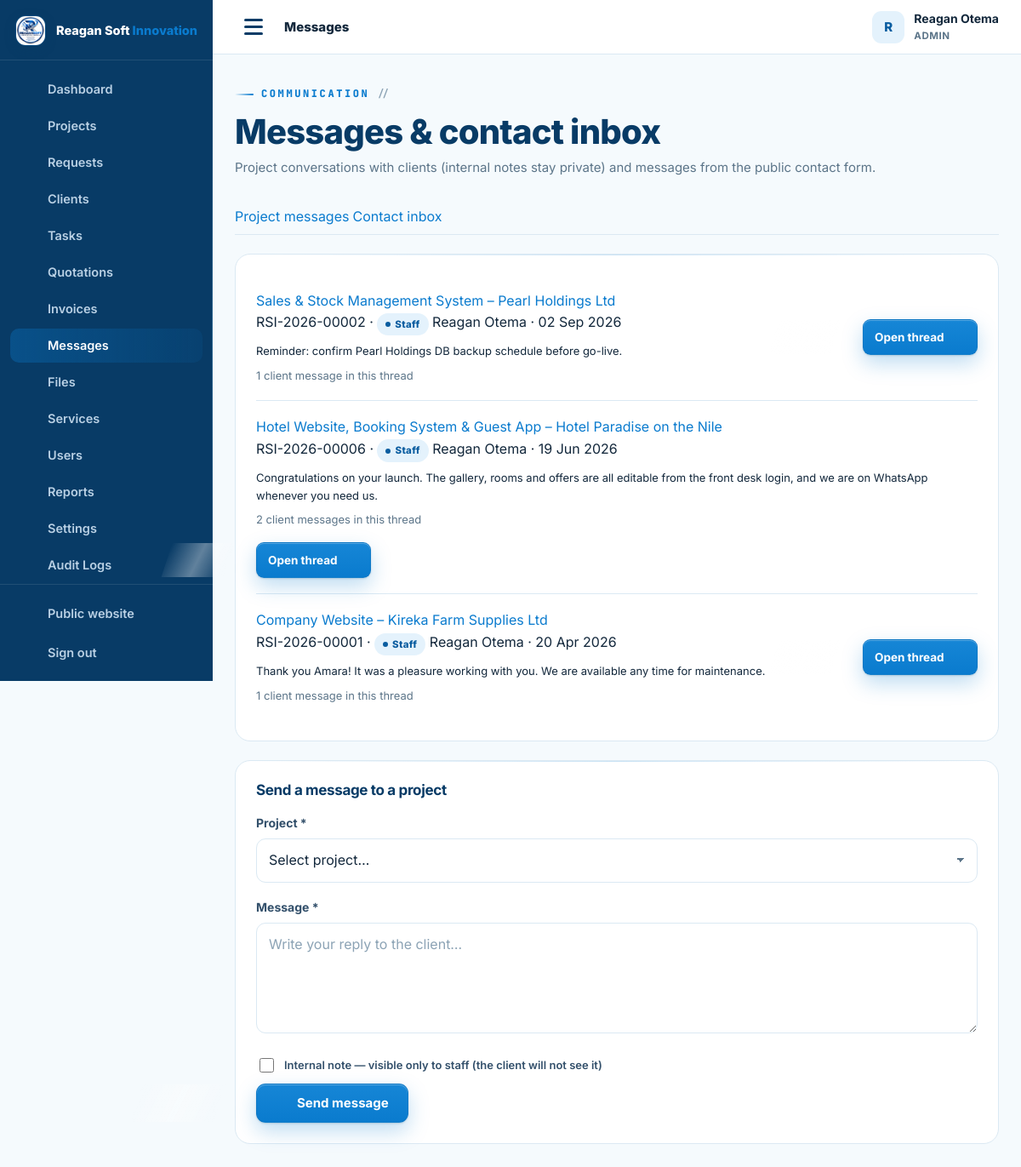
Page /admin/messages.php (signed in) on the earlier database version.
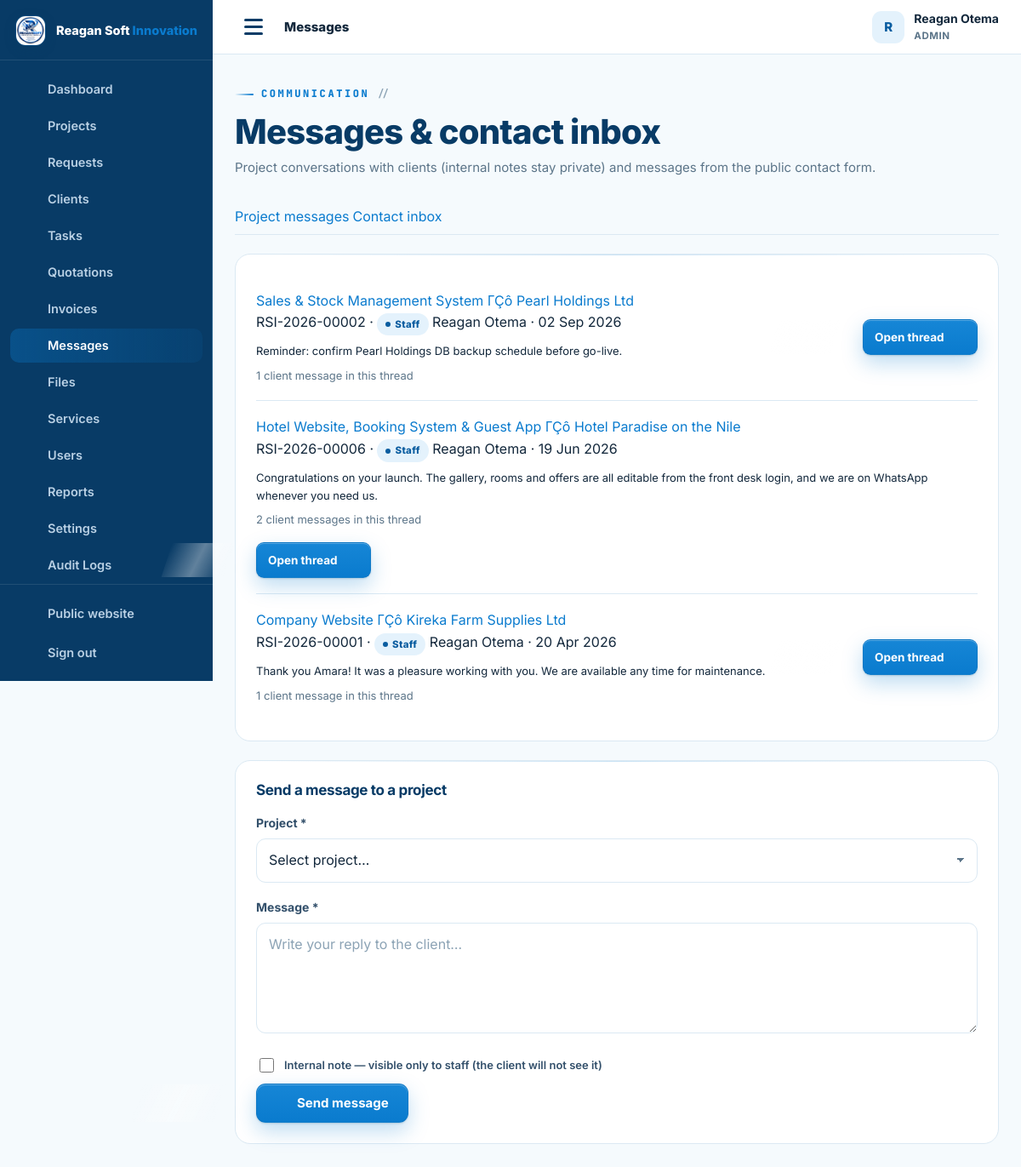
Same page on the later database version.
### tables this page shows
CREATE TABLE IF NOT EXISTS project_messages (
  id INT UNSIGNED AUTO_INCREMENT PRIMARY KEY,
  project_id INT UNSIGNED NOT NULL,
  sender_id INT UNSIGNED NOT NULL,
  sender_role ENUM('admin','staff','client') NOT NULL,
  message TEXT NOT NULL,
  is_internal TINYINT(1) NOT NULL DEFAULT 0,
  created_at TIMESTAMP DEFAULT CURRENT_TIMESTAMP,
  FOREIGN KEY (project_id) REFERENCES projects(id) ON DELETE CASCADE,
  FOREIGN KEY (sender_id) REFERENCES users(id) ON DELETE CASCADE,
  INDEX idx_messages_project (project_id)
);

CREATE TABLE IF NOT EXISTS projects (
  id INT UNSIGNED AUTO_INCREMENT PRIMARY KEY,
  ref_no VARCHAR(30) NOT NULL UNIQUE,                
  client_id INT UNSIGNED NOT NULL,
  service_id INT UNSIGNED NULL,
  assigned_to INT UNSIGNED NULL,                     
  title VARCHAR(190) NOT NULL,
  description TEXT NOT NULL,
  requirements TEXT NULL,
   
   
  website_url  VARCHAR(255) NULL,                    
  deliverables VARCHAR(190) NULL,                    
  cover_art    VARCHAR(40)  NULL,                    
  budget DECIMAL(14,2) NULL,
  priority ENUM('low','normal','high','urgent') NOT NULL DEFAULT 'normal',
  status ENUM('NEW','REVIEWING','QUOTATION','APPROVED','IN_PROGRESS','WAITING_FOR_CLIENT','TESTING','COMPLETED','CANCELLED') NOT NULL DEFAULT 'NEW',
  progress TINYINT UNSIGNED NOT NULL DEFAULT 0,
  deadline DATE NULL,
  started_at DATETIME NULL,
  completed_at DATETIME NULL,
  submitted_at TIMESTAMP DEFAULT CURRENT_TIMESTAMP,
  updated_at TIMESTAMP DEFAULT CURRENT_TIMESTAMP ON UPDATE CURRENT_TIMESTAMP,
  FOREIGN KEY (client_id) REFERENCES users(id) ON DELETE CASCADE,
  FOREIGN KEY (service_id) REFERENCES services(id) ON DELETE SET NULL,
  FOREIGN KEY (assigned_to) REFERENCES users(id) ON DELETE SET NULL,
  INDEX idx_projects_client (client_id),
  INDEX idx_projects_status (status),
  INDEX idx_projects_assigned (assigned_to),
  INDEX idx_projects_service (service_id)
);

CREATE TABLE IF NOT EXISTS users (
  id INT UNSIGNED AUTO_INCREMENT PRIMARY KEY,
  full_name VARCHAR(150) NOT NULL,
  email VARCHAR(190) NOT NULL UNIQUE,
  phone VARCHAR(40) NULL,
  password_hash VARCHAR(255) NOT NULL,
  role ENUM('admin','staff','client') NOT NULL DEFAULT 'client',
  company VARCHAR(190) NULL,
  address VARCHAR(255) NULL,
  avatar VARCHAR(255) NULL,
   
   
   
   
   
   
  payer_type ENUM('business','individual') NOT NULL DEFAULT 'business',
  tax_id VARCHAR(60) NULL,
  national_id VARCHAR(60) NULL,
  country VARCHAR(80) NOT NULL DEFAULT 'Uganda',
  city VARCHAR(90) NULL,
  billing_terms_at DATETIME NULL,
  active TINYINT(1) NOT NULL DEFAULT 1,
  failed_logins INT UNSIGNED NOT NULL DEFAULT 0,
  locked_until DATETIME NULL,
  last_login_at DATETIME NULL,
  created_at TIMESTAMP DEFAULT CURRENT_TIMESTAMP,
  updated_at TIMESTAMP DEFAULT CURRENT_TIMESTAMP ON UPDATE CURRENT_TIMESTAMP,
  INDEX idx_users_role (role),
  INDEX idx_users_active (active)
);

### config/config.php (called while the page is built, shortened)
<?php
function e(mixed $value): string {
    return htmlspecialchars((string)($value ?? ''), ENT_QUOTES, 'UTF-8');
}
function app_url(string $path = ''): string {
    return APP_URL . ($path === '' ? '' : '/' . ltrim($path, '/'));
}
require_once __DIR__ . '/../inc/functions.php';

### admin/messages.php (the view, shortened to what this page needs)
<?php
require __DIR__ . '/../config/config.php';
$pdo = db();
$tab = $_GET['tab'] ?? 'projects';
$convs = $pdo->query(
    "SELECT m.*, u.full_name AS sender_name, p.title AS project_title, p.ref_no, p.client_id,
            (SELECT COUNT(*) FROM project_messages m2 WHERE m2.project_id = m.project_id AND m2.is_internal = 0 AND m2.sender_role = 'client') AS client_msgs
     FROM project_messages m
     JOIN users u ON u.id = m.sender_id
     JOIN projects p ON p.id = m.project_id
     WHERE m.created_at = (SELECT MAX(created_at) FROM project_messages m3 WHERE m3.project_id = m.project_id)
     ORDER BY m.created_at DESC"
)->fetchAll();
$contactUnread = (int)$pdo->query("SELECT COUNT(*) c FROM contact_messages WHERE is_read = 0")->fetch()['c'];
dashboard_head(['title' => 'Messages', 'active' => 'messages', 'crumb' => 'Messages']);
?>
<div class="dash-head">
  <div>
    <span class="eyebrow">Communication</span>
    <h2>Messages &amp; contact inbox</h2>
    <p class="sub">Project conversations with clients (internal notes stay private) and messages from the public contact form.</p>
  </div>
</div>
<nav class="tabs" aria-label="Message sections">
  <a class="<?= $tab === 'projects' ? 'active' : '' ?>" href="?tab=projects">Project messages</a>
  <a class="<?= $tab === 'contact' ? 'active' : '' ?>" href="?tab=contact">Contact inbox <?php if ($contactUnread): ?><span class="badge blue"><?= $contactUnread ?></span><?php endif; ?></a>
</nav>
<?php if ($tab === 'projects'): ?>
  <?php if ($convs): ?>
    <div class="panel">
      <?php foreach ($convs as $m): ?>
        <div class="convo-row">
          <div style="flex-grow:1;min-width:240px">
            <a class="row-title" href="<?= app_url('admin/project.php?id=' . (int)$m['project_id'] . '&tab=messages') ?>"><?= e($m['project_title']) ?></a>
            <div class="row-sub"><?= e($m['ref_no']) ?> · <?= $m['sender_role'] === 'client' ? '<b class="badge green">Client</b>' : '<span class="badge blue">Staff</span>' ?> <?= e($m['sender_name']) ?> · <?= time_ago($m['created_at']) ?></div>
            <p class="small mt-1 mb-0"><?= e(truncate($m['message'], 200)) ?></p>
            <p class="small muted mt-1" style="margin-bottom:0"><?= (int)$m['client_msgs'] ?> client message<?= (int)$m['client_msgs'] === 1 ? '' : 's' ?> in this thread</p>
          </div>
          <div style="display:flex;gap:8px;align-items:center;flex-wrap:wrap">
            <a class="btn btn-primary btn-sm" href="<?= app_url('admin/project.php?id=' . (int)$m['project_id'] . '&tab=messages') ?>">Open thread <?= icon('arrow') ?></a>
          </div>
        </div>
      <?php endforeach; ?>
    </div>
    <section class="panel">
      <div class="panel-head"><h3>Send a message to a project</h3></div>
      <form method="post" action="messages.php">
        <div class="field"><label for="project_id">Project *</label>
          <select class="select" id="project_id" name="project_id" required>
            <option value="">Select project…</option>
          </select>
        </div>
        <div class="field"><label for="message">Message *</label><textarea class="textarea" id="message" name="message" required rows="4" placeholder="Write your reply to the client…"></textarea></div>
        <label class="check" style="margin:10px 0">
          <input type="checkbox" name="is_internal" value="1"><span class="small">Internal note — visible only to staff (the client will not see it)</span>
        </label>
        <button class="btn btn-primary" type="submit"><?= icon('send') ?> Send message</button>
      </form>
    </section>
  <?php else: ?>
    <section class="panel"><div class="empty"><?= icon('chat') ?><h4>No project messages yet</h4><p>Messages inside projects will appear here.</p></div></section>
  <?php endif; ?>
<?php endif; ?>

### inc/functions.php (shortened to what this page needs)
<?php
function time_ago(?string $datetime): string {
    $ts = strtotime($datetime);
    $diff = time() - $ts;
    return date('d M Y', $ts);
}
function truncate(string $text, int $length = 90): string {
    return mb_strimwidth($text, 0, $length, '…');
}
function icon(string $name, string $class = ''): string {
    $path = $paths[$name] ?? $paths['code-s'];
    $cls = $class !== '' ? ' class="' . e($class) . '"' : '';
    return '<svg' . $cls . ' viewBox="0 0 24 24" fill="none" stroke="currentColor" stroke-width="1.8" stroke-linecap="round" stroke-linejoin="round" aria-hidden="true">' . $path . '</svg>';
}
require_once __DIR__ . '/layout.php';

Differences in the rows shown:
changed through a linked row, project_messages "Reminder: confirm Pearl Holdings DB backup schedule before go-live.": project.title "Sales & Stock Management System – Pearl Holdings Ltd" → "Sales & Stock Management System ΓÇô Pearl Holdings Ltd"
changed through a linked row, project_messages: project.title "Hotel Website, Booking System & Guest App – Hotel Paradise on the Nile" → "Hotel Website, Booking System & Guest App ΓÇô Hotel Paradise on the Nile"
changed through a linked row, project_messages: project.title "Company Website – Kireka Farm Supplies Ltd" → "Company Website ΓÇô Kireka Farm Supplies Ltd"
